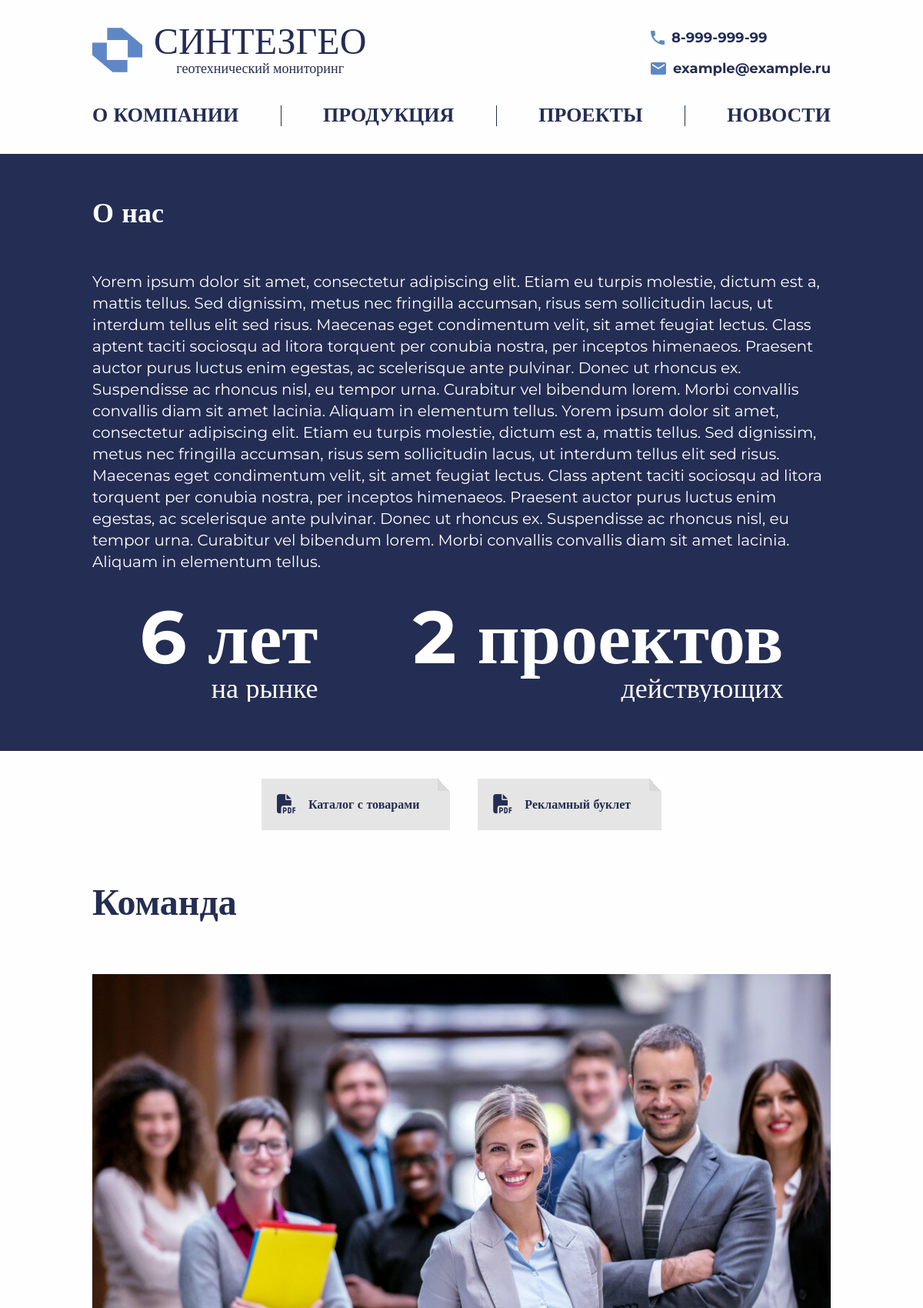
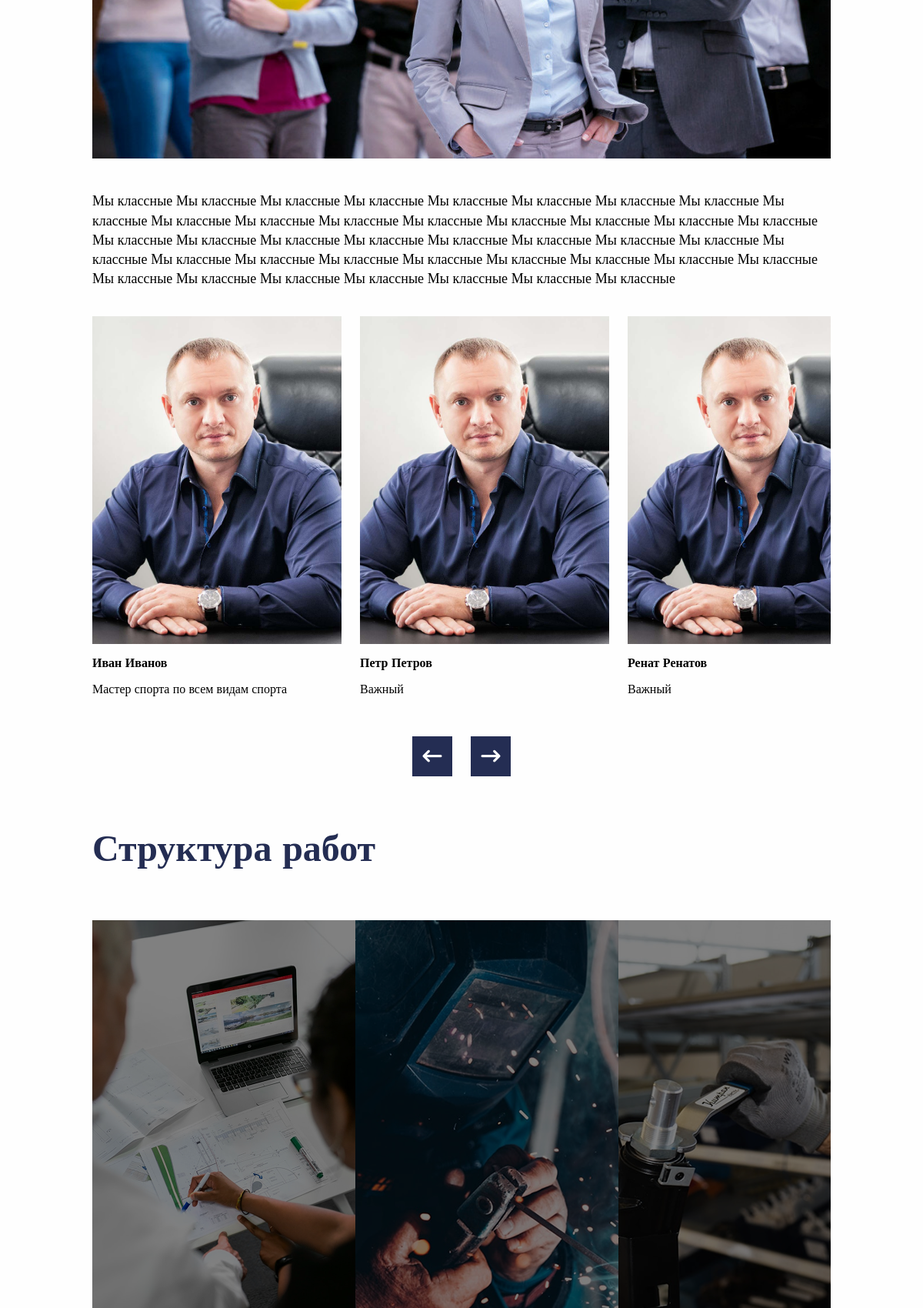
The page /about/ (upper part) on the database its author committed (2 pictures, top to bottom).
### content/models.py (models this page shows, shortened)
class AboutIndex(models.Model):
    phone = models.TextField(
        verbose_name='Номер телефона')
    email = models.EmailField(
        verbose_name='Адрес электронной почтой')
    address = models.TextField(
        default=None,
        verbose_name='Адрес предприятия')
    slogan = models.TextField(
        verbose_name="Слоган")
    description_1 = models.TextField(
        verbose_name="Описание 'О компании' для первого блока главной страницы")
    description_2 = models.TextField(
        verbose_name="Описание 'О компании' для второго блока главной страницы")
    class Meta:
        verbose_name = 'Модель для главной страницы'
        verbose_name_plural = 'Модели для главной страницы'

class AboutCompany(models.Model):
    company_description = models.TextField(
        verbose_name='Текст с описанием компании в самом верху страницы'
    )
    colleagues_description = models.TextField(
        verbose_name="Текст для раздела 'Команда'",
        null=True
    )
    colleagues_main_image = models.ImageField(
        verbose_name="Общее фото для раздела 'Команда'",
        upload_to='company_image/',
    )
    colleagues = models.ManyToManyField(
        'Colleague',
        related_name='companies',
        blank=True,
        verbose_name='Коллеги',
    )

class CompanyPDF(models.Model):
    file = models.FileField(upload_to='pdfs/company/')
    name = models.CharField(max_length=255, verbose_name='Название файла')
    about_company = models.ForeignKey(
        'AboutCompany',
        related_name='pdfs',
        on_delete=models.CASCADE
    )

class Colleague(models.Model):
    name = models.CharField(max_length=255, verbose_name='Имя коллеги')
    position = models.TextField(verbose_name='Должность')
    image = models.ImageField(upload_to='colleagues_images/',
                              verbose_name='Фотография коллеги')

### api/views.py (the view)
# urls.py: path('about/', about_company_view, name='about'),
def about_company_view(request):
    about_company = AboutCompany.objects.first()
    established_year = 2019
    current_year = timezone.now().year
    years_in_market = current_year - established_year
    certificates = Certificate.objects.all()
    project_count = Project.objects.count()
    logo_images = about_company.logo_images.all()
    company_pdfs = about_company.pdfs.all()
    colleagues = Colleague.objects.all()
    context = {
        'about_company': about_company,
        'colleagues': colleagues,
        'years_in_market': years_in_market,
        'project_count': project_count,
        'certificates': certificates,
        'logo_images': logo_images,
        'company_pdfs': company_pdfs,
    }
    return render(request, 'main/about_company.html', context)

### api/context_processors.py (called while the page is built)
def about_index_processor(request):
    about_index = AboutIndex.objects.first()  # Получаем первый объект AboutIndex
    return {
        'about_index': about_index  # Возвращаем объект в контексте
    }

### templates/main/about_company.html (shortened to what this page needs)
{% extends 'main/base.html' %}
{% load static %}
{% block content %}
{% include 'includes_about_company/about_us.html' %}
{% include 'includes_about_company/download_section.html' %}
{% include 'includes_about_company/team_section.html' %}
{% include 'includes_about_company/structure_section.html' %}
{% endblock %}

### templates/includes/header.html (shortened to what this page needs)
{% load static %}
<header class="header">
  <div class="container">
    <div class="header__wrapper">
      <div class="header__main-menu">
        <div class="header__logo">
            <a href="{% url 'index' %}" class="header__logo_link">
            <div class="header__logo__icon">
                <img src="{% static 'main/src/img/logo.svg' %}" alt="Логотип" class="header__logo__img">
            </div>
            <div class="header__logo__text">
              <div class="header__logo__title">синтезгео</div>
              <div class="header__logo__subtitle">геотехнический мониторинг</div>
            </div>
          </a>
        </div>
        <div class="header__contacts">
            <div class="header__contacts__phone">
                <img src="{% static 'main/src/icon/phone.svg' %}" alt="Телефон" class="header__contacts__phone__icon">
                <a href="tel:{{ about_index.phone }}" class="header__contacts__phone__text">{{ about_index.phone }}</a>
            </div>
            <div class="header__contacts__mail">
                <img src="{% static 'main/src/icon/email.svg' %}" alt="Email" class="header__contacts__mail__icon">
                <a href="mailto:{{ about_index.email }}" class="header__contacts__mail__text">{{ about_index.email }}</a>
            </div>
        </div>
    </div>
    <nav class="header__navbar navbar">
        <ul class="header__navbar__list">
            <a href="{% url 'about' %}" class="header__navbar__list__link">
                <li class="header__navbar__list__item">о компании</li>
            </a>
            <a href="{% url 'products' %}" class="header__navbar__list__link">
                <li class="header__navbar__list__item">продукция</li>
            </a>
            <a href="{% url 'projects' %}" class="header__navbar__list__link">
                <li class="header__navbar__list__item">проекты</li>
            </a>
            <a href="{% url 'news' %}" class="header__navbar__list__link">
                <li class="header__navbar__list__item">новости</li>
            </a>
        </ul>
    </nav>
    </div>
  </div>
</header>

### templates/includes_about_company/about_us.html
<div class="about-us">
    <div class="container">
        <h2 class="about-us__title">О нас</h2>
        <div class="about-us__desc">
            <p class="about-us__text">{{ about_company.company_description }}</p>
            <div class="about-us__info">
                <div class="about-us__info__item">
                    <div class="about-us__info__item__accent">{{ years_in_market }} лет</div>
                    <div class="about-us__info__item__text">на рынке</div>
                </div>
                <div class="about-us__info__item">
                    <div class="about-us__info__item__accent">{{ project_count }} проектов</div>
                    <div class="about-us__info__item__text">действующих</div>
                </div>
            </div>
        </div>
    </div>
</div>

### templates/includes_about_company/download_section.html
<section class="download">
    <div class="container">
        <div class="download__wrapper">
            {% for company_pdf in company_pdfs %}
                <div class="download__area">
                    <i class="fa-solid fa-file-pdf"></i>
                    <a href="{{ company_pdf.file.url }}" class="download__link">{{ company_pdf.name }}</a>
                </div>
            {% empty %}
                <p>Нет доступных PDF-файлов для загрузки.</p>
            {% endfor %}
        </div>
    </div>
</section>

### templates/includes_about_company/team_section.html
<section class="team">
    <div class="container">
        <h2 class="section__title team__title">Команда</h2>
        <div class="team__inner">
            <div class="team__preview">
                <img src="{{ about_company.colleagues_main_image.url }}" alt="" class="team__preview__img">
            </div>
            <div class="team__content">
                <p class="team__content__paragraph">
                    {{ about_company.colleagues_description }}
                </p>
            </div>
            <div class="team__carousel carousel">
                <div class="team__carousel__cards carousel__cards">
                    {% for colleague in colleagues %}
                        <div class="carousel-item card team__card">
                            <div class="card__preview">
                                <img src="{{ colleague.image.url }}" alt="{{ colleague.name }}" class="card__prev-img">
                            </div>
                            <div class="card__content">
                                <div class="card__title">{{ colleague.name }}</div>
                                <div class="card__desc">{{ colleague.position }}</div>
                            </div>
                        </div>
                    {% endfor %}
                </div>
                <div class="products__carousel__pagination carousel__pagination carousel__pagination_arrow">
                    <div class="products__carousel__pagination-prev carousel__pagination-prev"><i
                        class="fa-solid fa-arrow-left-long"></i></div>
                    <div class="products__carousel__pagination-next carousel__pagination-next"><i
                        class="fa-solid fa-arrow-right-long"></i></div>
            </div>
            </div>
        </div>
    </div>
</section>

### rows shown on the page
AboutIndex: phone "8-999-999-99", email "example@example.ru"
AboutCompany: company_description "Yorem ipsum dolor sit amet, consectetur adipiscing elit. Etiam eu turpis molestie, dictum est a, mattis tellus. Sed dignissim, metus nec fringilla accumsan, risus sem sollicitudin lacus, ut interdum tellus elit sed risus. Maecenas eget condimentum velit, sit amet feugiat lectus. Class aptent taciti sociosqu ad litora torquent per conubia nostra, per inceptos himenaeos. Praesent auctor purus luctus enim egestas, ac scelerisque ante pulvinar. Donec ut rhoncus ex. Suspendisse ac rhoncus nisl, eu tempor urna. Curabitur vel bibendum lorem. Morbi convallis convallis diam sit amet lacinia. Aliquam in elementum tellus. Yorem ipsum dolor sit amet, consectetur adipiscing elit. Etiam eu turpis…", colleagues_main_image (picture), colleagues_description "Мы классные Мы классные Мы классные Мы классные Мы классные Мы классные Мы классные Мы классные Мы классные Мы классные Мы классные Мы классные Мы классные Мы классные Мы классные Мы классные Мы классные Мы классные Мы классные Мы классные Мы классные Мы классные Мы классные Мы классные Мы классные Мы классные Мы классные Мы классные Мы классные Мы классные Мы классные Мы классные Мы классные Мы классные Мы классные Мы классные Мы классные Мы классные Мы классные Мы классные Мы классные"
CompanyPDF: name "Каталог с товарами"
CompanyPDF: name "Рекламный буклет"
Colleague: image (picture), name "Иван Иванов", position "Мастер спорта по всем видам спорта"
Colleague: image (picture), name "Петр Петров", position "Важный"
Colleague: image (picture), name "Ренат Ренатов", position "Важный"

### other values the page prints
{{ project_count }} "2"
